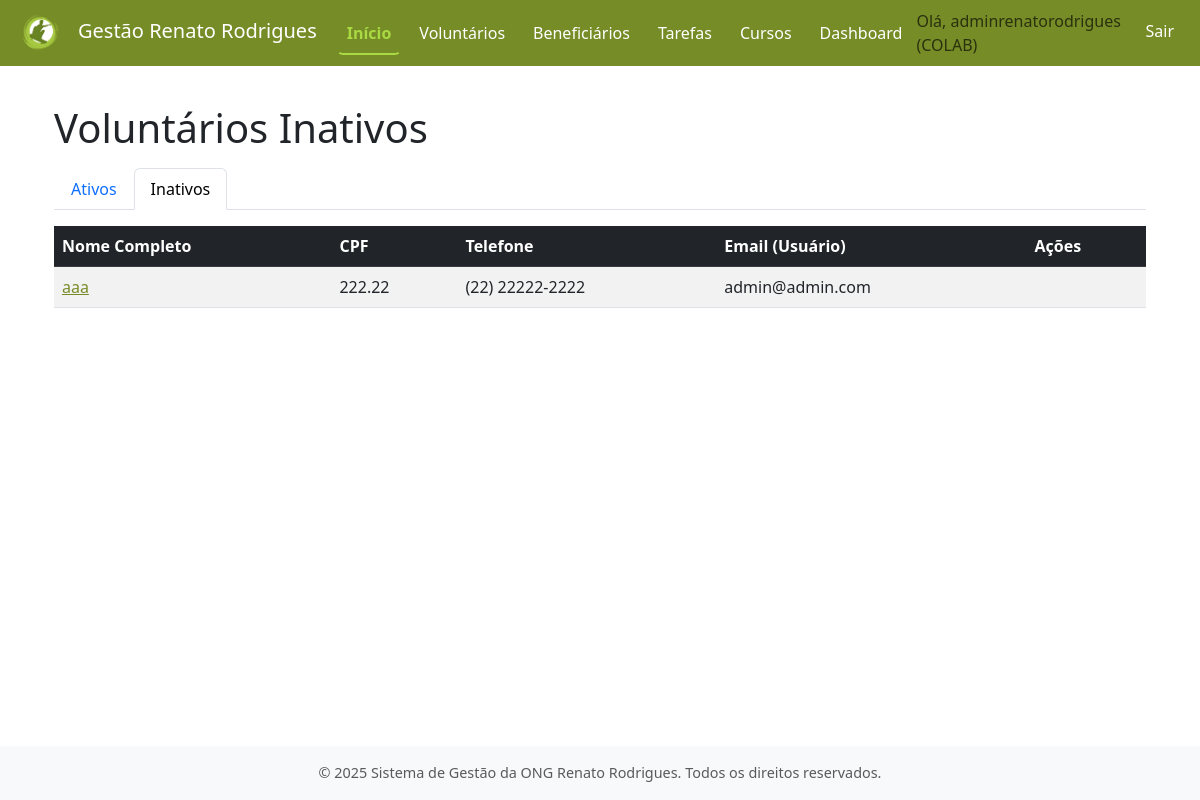
Page /voluntarios/?filtro_ativo=inativos (signed in) on the earlier database version.
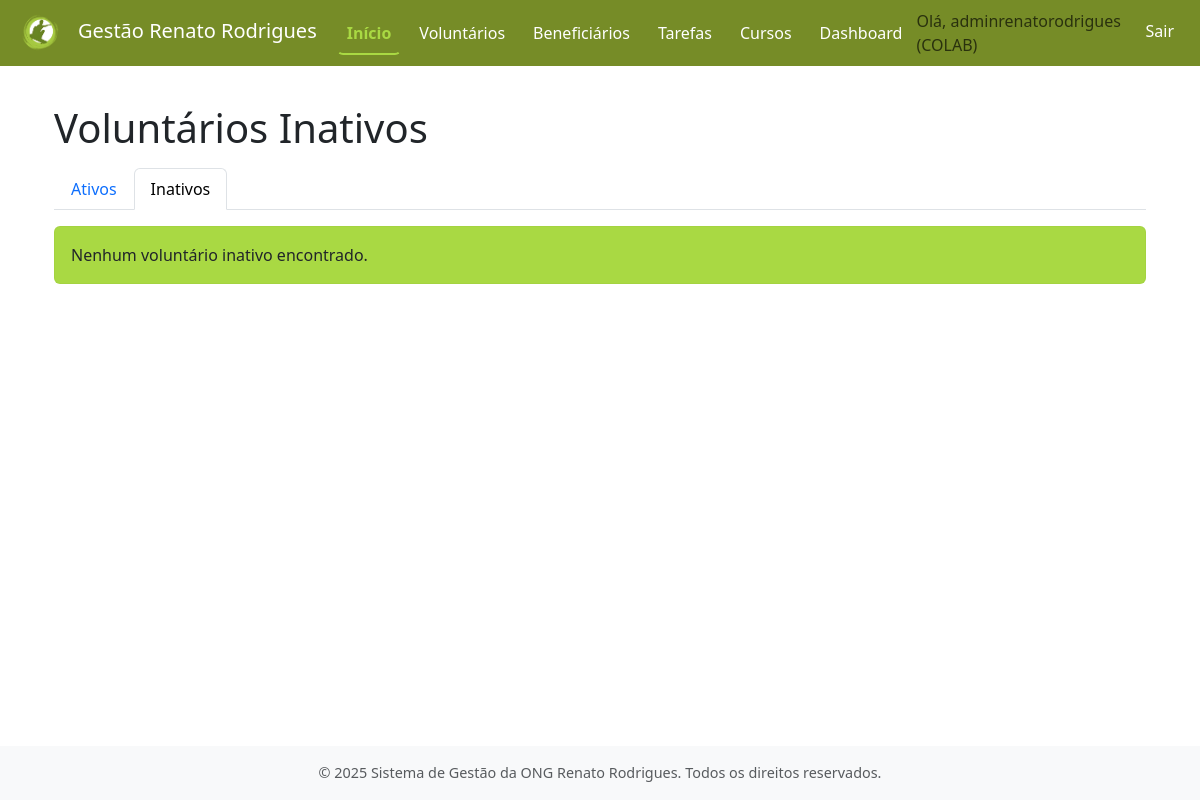
Same page on the later database version.
### voluntarios/models.py (models this page shows, shortened)
class Voluntario(models.Model):
    usuario = models.OneToOneField(
        settings.AUTH_USER_MODEL,
        on_delete=models.CASCADE,
        verbose_name='Usuário',
        help_text='Conta de usuário associada a este voluntário.'
    )
    nome_completo = models.CharField(max_length=255, verbose_name='Nome Completo')
    cpf = models.CharField(max_length=14, unique=True, verbose_name='CPF', help_text='Formato: XXX.XXX.XXX-XX')
    rg = models.CharField(max_length=10, verbose_name='RG') # Tornando obrigatório
    data_nascimento = models.DateField(verbose_name='Data de Nascimento')
    telefone = models.CharField(max_length=20, blank=True, null=True, verbose_name='Telefone Celular', help_text='Formato: (XX) XXXXX-XXXX')
    cep = models.CharField(max_length=9, blank=True, null=True, verbose_name='CEP', help_text='Formato: XXXXX-XXX')
    logradouro = models.CharField(max_length=255, blank=True, null=True, verbose_name='Logradouro')
    numero_endereco = models.CharField(max_length=10, blank=True, null=True, verbose_name='Número')
    complemento_endereco = models.CharField(max_length=100, blank=True, null=True, verbose_name='Complemento')
    bairro = models.CharField(max_length=100, blank=True, null=True, verbose_name='Bairro')
    cidade = models.CharField(max_length=100, blank=True, null=True, verbose_name='Cidade')
    estado = models.CharField(max_length=2, blank=True, null=True, verbose_name='UF') # Sigla do estado, ex: SP
    areas_interesse = models.TextField(blank=True, null=True, verbose_name='Áreas de Interesse', help_text='Descreva as áreas em que o voluntário tem interesse em atuar.')
    disp_seg_m = models.BooleanField(default=False, verbose_name='Segunda (Manhã)')
    disp_seg_t = models.BooleanField(default=False, verbose_name='Segunda (Tarde)')
    disp_seg_n = models.BooleanField(default=False, verbose_name='Segunda (Noite)')
    disp_ter_m = models.BooleanField(default=False, verbose_name='Terça (Manhã)')
    disp_ter_t = models.BooleanField(default=False, verbose_name='Terça (Tarde)')
    disp_ter_n = models.BooleanField(default=False, verbose_name='Terça (Noite)')
    disp_qua_m = models.BooleanField(default=False, verbose_name='Quarta (Manhã)')
    disp_qua_t = models.BooleanField(default=False, verbose_name='Quarta (Tarde)')
    disp_qua_n = models.BooleanField(default=False, verbose_name='Quarta (Noite)')
    disp_qui_m = models.BooleanField(default=False, verbose_name='Quinta (Manhã)')
    disp_qui_t = models.BooleanField(default=False, verbose_name='Quinta (Tarde)')
    disp_qui_n = models.BooleanField(default=False, verbose_name='Quinta (Noite)')
    disp_sex_m = models.BooleanField(default=False, verbose_name='Sexta (Manhã)')
    disp_sex_t = models.BooleanField(default=False, verbose_name='Sexta (Tarde)')
    disp_sex_n = models.BooleanField(default=False, verbose_name='Sexta (Noite)')
    disp_sab_m = models.BooleanField(default=False, verbose_name='Sábado (Manhã)')
    disp_sab_t = models.BooleanField(default=False, verbose_name='Sábado (Tarde)')
    disp_sab_n = models.BooleanField(default=False, verbose_name='Sábado (Noite)')
    disp_dom_m = models.BooleanField(default=False, verbose_name='Domingo (Manhã)')
    disp_dom_t = models.BooleanField(default=False, verbose_name='Domingo (Tarde)')
    disp_dom_n = models.BooleanField(default=False, verbose_name='Domingo (Noite)')
    data_cadastro = models.DateTimeField(auto_now_add=True, verbose_name='Data de Cadastro')
    ativo = models.BooleanField(default=True, verbose_name='Ativo')
    data_inativacao = models.DateTimeField(null=True, blank=True, verbose_name='Data de Inativação')
    class Meta:
        verbose_name = 'Voluntário'
        verbose_name_plural = 'Voluntários'
        ordering = ['nome_completo']
    def get_cpf_formatado(self):
        if self.cpf:
            cpf_numeros = ''.join(filter(str.isdigit, self.cpf))
            if len(cpf_numeros) == 11:
                return f"{cpf_numeros[:3]}.{cpf_numeros[3:6]}.{cpf_numeros[6:9]}-{cpf_numeros[9:]}"
        return self.cpf or ""
    def get_telefone_formatado(self):
        if self.telefone:
            tel_numeros = ''.join(filter(str.isdigit, self.telefone))
            if len(tel_numeros) == 11: # (XX) XXXXX-XXXX
                return f"({tel_numeros[:2]}) {tel_numeros[2:7]}-{tel_numeros[7:]}"
            elif len(tel_numeros) == 10: # (XX) XXXX-XXXX
                return f"({tel_numeros[:2]}) {tel_numeros[2:6]}-{tel_numeros[6:]}"
        return self.telefone or ""

### contas/models.py (models this page shows, shortened)
class Usuario(AbstractUser):
    TIPOS_USUARIO = [
        ('ADMIN', 'Administrador'),
        ('VOLUNT', 'Voluntário'),
    ]
    tipo_usuario = models.CharField(
        max_length=6,
        choices=TIPOS_USUARIO,
        default='VOLUNT',
        verbose_name='Tipo de Usuário'
    )
    groups = models.ManyToManyField(
        'auth.Group',
        verbose_name='grupos',
        blank=True,
        help_text='Os grupos aos quais este usuário pertence. Um usuário receberá todas as permissões concedidas a cada um de seus grupos.',
        related_name="usuario_set_contas",  # Nome único para related_name
        related_query_name="usuario_contas",
    )
    user_permissions = models.ManyToManyField(
        'auth.Permission',
        verbose_name='permissões do usuário',
        blank=True,
        help_text='Permissões específicas para este usuário.',
        related_name="usuario_set_contas_perm",  # Nome único para related_name
        related_query_name="usuario_contas_perm",
    )

### voluntarios/views.py (the view)
# urls.py: path('', views.listar_voluntarios, name='listar_voluntarios'),
@login_required
def listar_voluntarios(request):
    filtro_ativo_param = request.GET.get('filtro_ativo', 'ativos')
    if filtro_ativo_param == 'inativos':
        voluntarios = Voluntario.objects.filter(ativo=False).order_by('nome_completo')
        titulo_pagina_especifico = 'Voluntários Inativos'
    else: # 'ativos' ou qualquer outro valor
        voluntarios = Voluntario.objects.filter(ativo=True).order_by('nome_completo')
        titulo_pagina_especifico = 'Voluntários Ativos'
        filtro_ativo_param = 'ativos' # Garante que o valor seja 'ativos' se não for 'inativos'
    contexto = {
        'voluntarios': voluntarios,
        'titulo_pagina': titulo_pagina_especifico,
        'filtro_ativo_atual': filtro_ativo_param
    }
    return render(request, 'voluntarios/listar_voluntarios.html', contexto)

### voluntarios/templates/voluntarios/listar_voluntarios.html (shortened to what this page needs)
{% extends "core/base.html" %}
{% block content %}
<div class="container mt-4">
    <div class="d-flex flex-column flex-md-row justify-content-md-between align-items-md-center mb-3">
        <h1 class="mb-2 mb-md-0">{{ titulo_pagina }}</h1>
    </div>
    <ul class="nav nav-tabs mb-3">
        <li class="nav-item">
            <a class="nav-link {% if filtro_ativo_atual == 'ativos' %}active{% endif %}" href="{% url 'voluntarios:listar_voluntarios' %}?filtro_ativo=ativos">Ativos</a>
        </li>
        <li class="nav-item">
            <a class="nav-link {% if filtro_ativo_atual == 'inativos' %}active{% endif %}" href="{% url 'voluntarios:listar_voluntarios' %}?filtro_ativo=inativos">Inativos</a>
        </li>
    </ul>
    {% if voluntarios %}
        <div class="table-responsive">
            <table class="table table-striped table-hover">
                <thead class="table-dark">
                    <tr>
                        <th>Nome Completo</th>
                        <th>CPF</th>
                        <th>Telefone</th>
                        <th>Email (Usuário)</th>
                        <th>Ações</th>
                    </tr>
                </thead>
                <tbody>
                    {% for voluntario in voluntarios %}
                    <tr>
                        <td>
                            <a href="{% url 'voluntarios:detalhar_voluntario' voluntario.id %}">
                                {{ voluntario.nome_completo }}
                            </a>
                        </td>
                        <td>{{ voluntario.get_cpf_formatado|default:"Não informado" }}</td>
                        <td>{{ voluntario.get_telefone_formatado|default:"Não informado" }}</td>
                        <td>{{ voluntario.usuario.email|default:"Não informado" }}</td>
                        <td>
                        </td>
                    </tr>
                    {% endfor %}
                </tbody>
            </table>
        </div>
    {% else %}
        <div class="alert alert-info" role="alert">
            {% if filtro_ativo_atual == 'inativos' %}
                Nenhum voluntário inativo encontrado.
            {% else %}
                Nenhum voluntário ativo encontrado.
                <a href="{% url 'voluntarios:cadastrar_voluntario' %}" class="alert-link">Clique aqui para adicionar o primeiro!</a>
            {% endif %}
        </div>
    {% endif %}
</div>
{% endblock content %}

Differences in the rows shown:
removed Voluntario: nome_completo "aaa", get_cpf_formatado "222.22", get_telefone_formatado "(22) 22222-2222", usuario.email "admin@admin.com"
Other differences:
text no longer shown: "Nome Completo CPF Telefone Email (Usuário) Ações"
text now shown: "Nenhum voluntário inativo encontrado."
